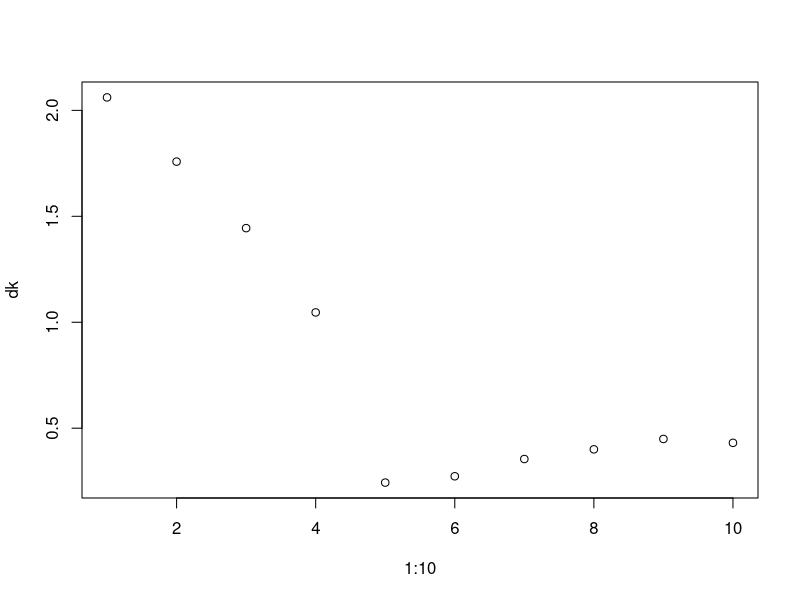

R code for this plot:
## ---- chunk 1
rm(list=ls())
data(longley)
fit = lm(GNP.deflator ~ ., longley)
X = model.matrix(fit)
p = ncol(X)
n = nrow(X)
y = longley$GNP.deflator
lambda <- 0.005
hatbeta <- solve(t(X) %*% X + lambda*diag(p)) %*% t(X) %*% y
print(hatbeta)
## ---- chunk 2
sigma2 = 1
W = solve(diag(p) + lambda*solve(t(X) %*% X))
Var = sigma2* diag( W%*% solve(t(X) %*% X) %*% t(W)  )
round(Var,4)
## ---- chunk 3
LOOCV <- vector()
for (i in 1:n){
  X_i <- X[-i,]
  hatbeta_i = solve(t(X_i) %*% X_i + lambda*diag(1:p)) %*% t(X_i) %*% y[-i] 
  LOOCV[i] = ( X[i,] %*% hatbeta_i - y[i])^2
}
cat("LOOCV ridge: ", mean(LOOCV))

library(boot)
yX = data.frame(y,X)
fit.lm = glm(y ~ 0 + ., yX, family = gaussian) 
cat("LOOCV lm: ", cv.glm(yX, fit.lm)$delta[1])
## ---- chunk 4
rm(list=ls())
n=10
sigma=10
x = 1:n
fx = rep(1,n)
ds = 0:9
ps = ds+1
fun <- function(d) if (d==0) lm(fx~1) else lm(fx~poly(x,d))
Bias2s = sapply(ps, function(p)
  mean( ( fx - fitted(fun(d=p-1)) )^2 )
  )
Vars = ps*(sigma^2)/n
Errs = Bias2s + Vars + sigma^2
names(Errs) = paste("d =", ds)
Errs
## ---- chunk 5
set.seed(123)
n = 1000
p = 20
X = matrix(rnorm(p*n), ncol=p)
beta = c(2,rep(1,5),rep(0,15))
y = beta[1] + X%*%beta[-1] + rnorm(n)
combi = data.frame(y=y, X=X)
train = combi[1:100,]
test = combi[101:1000,]
library(leaps)
fit <- regsubsets(y ~ .,train, nvmax=20)
hatbeta = matrix(0, ncol=21, nrow=10)
where = summary(fit)$which
dk = vector()
for (k in 1:10){
 hatbeta[k,where[k,]] <- coef(fit,k)
 dk[k] <- sqrt( sum( (hatbeta[k,] - beta)^2 )  )
 }
plot(1:10,dk)
